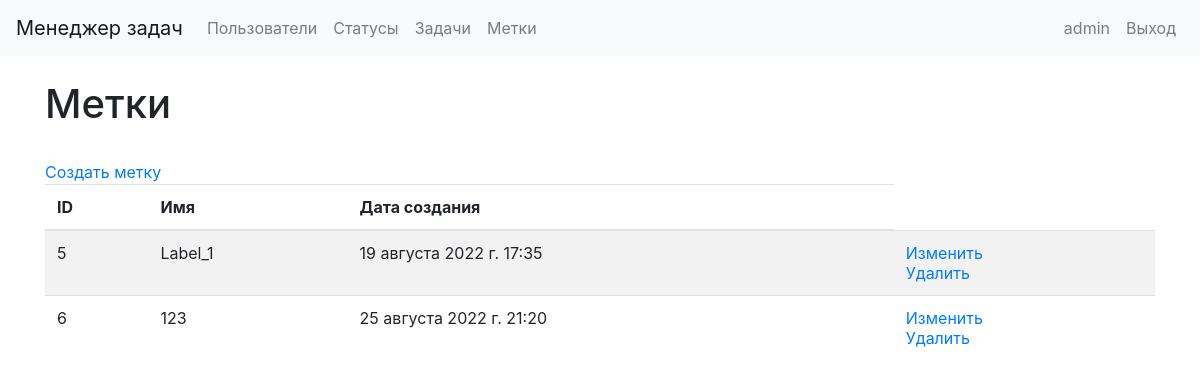
Page /labels/ (signed in) on the committed database.
### task_manager/models.py (models this page shows, shortened)
class Label(models.Model):
    name = models.CharField(max_length=100, unique=True)
    time_create = models.DateTimeField(auto_now_add=True)

### task_manager/views.py (the view)
# urls.py: path('labels/', views.LabelList.as_view(), name='labels_list'),
class LabelList(LoginRequiredMixin, ListView):
    model = Label
    template_name = "labels_list.html"
    login_url = reverse_lazy('user_login')
    def dispatch(self, request, *args, **kwargs):
        if not request.user.is_authenticated:
            messages.error(request, _("Вы не авторизованы! Пожалуйста, выполните вход."))
            return redirect('user_login')
        return super().dispatch(request, *args, **kwargs)

### task_manager/templates/labels_list.html
{% extends 'base.html' %}
{% load i18n %}
{% block content %}
    <div class="container wrapper flex-grow-1">
        <br>
        <h1>{% translate "Метки" %}</h1>
        <br>
        <a href="{% url 'labels_create' %}">{% translate "Создать метку" %}</a>
        <table class="table table-striped">
            <thead>
                <tr>
                    <th>{% translate "ID" %}</th>
                    <th>{% translate "Имя" %}</th>
                    <th>{% translate "Дата создания" %}</th>
                </tr>
            </thead>
            <tbody>
                {% for l in object_list %}
                <tr>
                    <td>{{l.id}}</td>
                    <td>{{l.name}}</td>
                    <td>{{l.time_create}}</td>
                    <td>
                        <a href="{% url 'labels_update' pk=l.id %}">{% translate "Изменить" %}</a>
                        <br>
                        <a href="{% url 'labels_delete' pk=l.id %}">{% translate "Удалить" %}</a>
                    </td>
                </tr>
                {% endfor %}
            </tbody>
        </table>
    </div>
{% endblock %}

### task_manager/templates/base.html (shortened to what this page needs)
{% load i18n %}
{% load bootstrap4 %}
{% bootstrap_css %}
{% block bootstrap4_content %}
    <nav class="navbar navbar-expand-lg navbar-light bg-light">
        <a class="navbar-brand" href="{% url 'home' %}">{% translate "Менеджер задач" %}</a>
        <div class="collapse navbar-collapse" id="navbarSupportedContent">
            <ul class="navbar-nav mr-auto">
                <li class="nav-item">
                    <a class="nav-link" href="{% url 'users_list' %}">{% translate "Пользователи" %}</a>
                </li>
                {% if request.user.is_authenticated %}
                <li class="nav-item">
                    <a class="nav-link" href="{% url 'statuses_list' %}">{% translate "Статусы" %}</a>
                </li>
                <li class="nav-item">
                    <a class="nav-link" href="{% url 'tasks_list' %}">{% translate "Задачи" %}</a>
                </li>
                <li class="nav-item">
                    <a class="nav-link" href="{% url 'labels_list' %}">{% translate "Метки" %}</a>
                </li>
                {% endif %}
            </ul>
            <ul class="navbar-nav">
                {% if request.user.is_authenticated %}
                <li class="nav-item">
                    <a class="nav-link" href="{% url 'users_update' pk=request.user.id %}">{{user.username}}</a>
                </li>
                <li class="nav-item">
                    <a class="nav-link" href="{% url 'user_logout' %}">{% translate "Выход" %}</a>
                </li>
                {% endif %}
            </ul>
        </div>
    </nav>
{% endblock %}
{% block content %}
{% endblock %}

### rows in the picture
Label: id "5", name "Label_1", time_create "19 августа 2022 г. 17:35"
Label: id "6", name "123", time_create "25 августа 2022 г. 21:20"

### other values in the picture
{{ user.username }} "admin"
